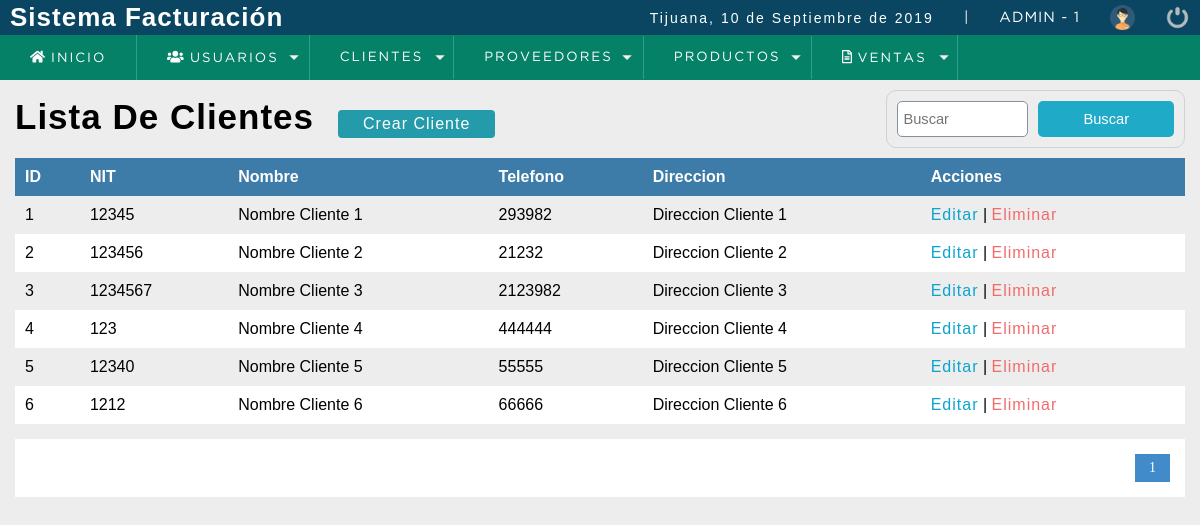
The page /sistema/lista_clientes.php (signed in) on the database its author committed.
### tables this page shows
CREATE TABLE `cliente` (
  `idcliente` int(11) NOT NULL,
  `nit` int(11) DEFAULT NULL,
  `nombre` varchar(80) DEFAULT NULL,
  `telefono` int(11) DEFAULT NULL,
  `direccion` text DEFAULT NULL,
   `dateadd` datetime NOT NULL  DEFAULT CURRENT_TIMESTAMP,  
  `usuario_id` int(11) NOT NULL,
  `estatus` tinyint DEFAULT 1      
);

### sistema/includes/functions.php (called while the page is built, shortened)
<?php
	function fechaC(){
		$mes = array("","Enero",
					  "Febrero",
					  "Marzo",
					  "Abril",
					  "Mayo",
					  "Junio",
					  "Julio",
					  "Agosto",
					  "Septiembre",
					  "Octubre",
					  "Noviembre",
					  "Diciembre");
		return date('d')." de ". $mes[date('n')] . " de " . date('Y');
	}
 ?>

### sistema/lista_clientes.php (the view, shortened to what this page needs)
<?php
  include "../conexion.php"
?>
<!DOCTYPE html>
<html lang="en">
<head>
	<?php include "includes/script.php"; ?>
</head>
<body>
	<?php include "includes/header.php"; ?>
	<section id="container">
    <h1>Lista De Clientes</h1>
    <a href = "registro_cliente.php" class = "btn_new">Crear Cliente</a>
    <form action="buscar_cliente.php" method="get" class = "form_search">
      <input type="text" name = "busqueda" id="busqueda" placeholder ="Buscar">
      <input type="submit" value = "Buscar" class = "btn_search">
    </form>
    <table>
      <tr>
        <th>ID</th>
        <th>NIT</th>
        <th>Nombre</th>
        <th>Telefono</th>
        <th>Direccion</th>
        <th>Acciones</th>
      </tr>
      <?php
        $sql_registe = mysqli_query($conexion,"SELECT COUNT(*) AS total_registro FROM cliente WHERE  estatus = 1");
        $result_register = mysqli_fetch_array($sql_registe);
        $total_registro = $result_register['total_registro'];
        $por_pagina = 8;
        if(empty($_GET['pagina']))
        {
          $pagina = 1;
        }
        else
        {
          $pagina = $_GET['pagina'];
        }
        $desde = ($pagina-1)*$por_pagina;
        $total_paginas = ceil($total_registro/$por_pagina);
        $query = mysqli_query($conexion,"SELECT * FROM cliente WHERE estatus = 1  ORDER BY nombre ASC LIMIT $desde,$por_pagina");
        $result = mysqli_num_rows($query);
        if ($result > 0)
        {
          while ($data = mysqli_fetch_array($query))
          {
            if ($data["nit"] == 0)
            {
              $nit = 'C/F';
            }
            else
            {
              $nit = $data["nit"];
            }
      ?>
            <tr>
              <td><?php echo $data['idcliente']; ?></td>
              <td><?php echo $nit; ?></td>
              <td><?php echo $data['nombre']; ?></td>
              <td><?php echo $data['telefono']; ?></td>
              <td><?php echo $data['direccion']; ?></td>
              <td>
                <a class ="link_edit" href = "editar_cliente.php?id=<?php echo $data['idcliente']; ?>">Editar</a>
                |
                <?php if ($_SESSION['rol'] == 1 || $_SESSION['rol'] == 2)  { ?>
                  <a class = "link_delete"  href = "eliminar_confirmar_cliente.php?id=<?php echo $data['idcliente']; ?>">Eliminar</a>
                <?php } ?>
              </td>
            </tr>
      <?php
          }
        }
      ?>
    </table>
    <div class = "paginador">
        <ul>
        <?php
            for ($i=1;$i<=$total_paginas;$i++)
            {
              if ($i == $pagina)
              {
                echo '<li class="pageSelected">'.$i.'</li>';
              }
              else
              {
                echo '<li><a href="?pagina='.$i.'">'.$i.'</a></li>';
              }
            }
        ?>
        </ul>
    </div>
	</section>
</body>
</html>

### sistema/includes/script.php (shortened to what this page needs)
<link rel="stylesheet" type="text/css" href="css/style.css">
<?php include "functions.php";  ?>

### sistema/includes/header.php (shortened to what this page needs)
<header>
		<div class="header">
			<h1>Sistema Facturación</h1>
			<div class="optionsBar">
				<p>Tijuana, <?php echo fechaC();?></p>
				<span>|</span>
				<span class="user"><?php echo $_SESSION['usuario'].' - '.$_SESSION['rol']; ?></span>
				<img class="photouser" src="img/user.png" alt="Usuario">
				<a href="salir.php"><img class="close" src="img/salir.png" alt="Salir del sistema" title="Salir"></a>
			</div>
		</div>
    <?php include "nav.php"; ?>
</header>

### sistema/includes/nav.php (shortened to what this page needs)
<nav>
			<ul>
				<li><a href="index.php"><i class="fas fa-home"></i> Inicio</a></li>
				<?php
					if ($_SESSION['rol'] == 1)
					{
				?>
				<li class="principal">
					<a href="#"><i class="fas fa-users"></i> Usuarios</a>
				</li>
				<?php
					}
				?>
				<li class="principal">
					<a href="#">Clientes</a>
				</li>
				<?php if ($_SESSION['rol'] == 1 || $_SESSION['rol'] == 2)	{?>
				<li class="principal">
					<a href="#">Proveedores</a>
				</li>
				<?php }  ?>
					<li class="principal">
						<a href="#">Productos</a>
					</li>
				<li class="principal">
					<a href="#"><i class="far fa-file-alt"></i> Ventas</a>
				</li>
			</ul>
		</nav>

### sistema/css/style.css (style rules this page uses)
* { margin: 0; padding: 0; box-sizing: border-box; }
body { background: #ededed; }
h1, h2, h3, h4, h5, h6 { font-family: 'arial'; font-weight: bold; letter-spacing: 1px; }
h1 { font-size: 26px; }
p { font-family: 'arial'; letter-spacing: 2px; font-size: 14px; line-height: 20px; }
a { text-decoration: none; font-family: arial; letter-spacing: 1px; }
span { font-family: 'GothamBook'; letter-spacing: 1px; font-size: 14px; line-height: 20px; }
header { position: fixed; width: 100%; }
.header { color: #FFF; background: #0a4661; height: 35px; display: -webkit-flex; display: -moz-flex; display: -ms-flex; display: -o-flex; display: flex; justify-content: space-between; align-items: center; padding: 10px; }
.optionsBar { display: -webkit-flex; display: -moz-flex; display: -ms-flex; display: -o-flex; display: flex; justify-content: center; align-items: center; }
.optionsBar span { color: #FFF; font-size: 11pt; font-family: 'GothamBook'; text-transform: uppercase; margin-left: 30px; }
.photouser { margin-left: 30px; width: 25px; height: 25px; }
.close { width: 25px; height: 25px; }
.optionsBar a { display: -webkit-flex; display: -moz-flex; display: -ms-flex; display: -o-flex; display: flex; margin-left: 30px; }
nav ul { background: #058167; list-style: none; display: -webkit-flex; display: -moz-flex; display: -ms-flex; display: -o-flex; display: flex; justify-content: left; align-items: center; }
nav ul > li a { position: relative; }
nav a { color: #FFF; display: block; font-size: 10pt; font-family: 'GothamBook'; padding: 15px 30px; text-transform: uppercase; letter-spacing: 2px; transition: background .5s; border-right: 1px solid #319B8F; }
nav .principal > a { background: url(../images/arrow_bottom.png) no-repeat; background-position-x: 0%; background-position-y: 0%; background-size: auto auto; background-position: 94% center; background-size: 10px; }
#container { padding: 90px 15px 15px; }
form { background:#FFF; margin:auto; padding:20px 50px; border: 1px solid #d1d1d1; }
input,select { display:block; width: 100%; font-size:11pt; padding:5px; border:1px solid #85929e; border-radius:5px; }
#container h1 { font-size:35px; display:inline-block; }
.btn_new { display:inline-block; background:#239baa; color:#FFF; padding:5px 25px; border-radius:4px; margin:20px; }
table { border-collapse:collapse; font-size:12pt; font-family:'arial'; width:100%; }
table th { text-align:left; padding:10px; background:#3d7ba8; color:#FFF; }
table tr:nth-child(odd) { background:#FFF; }
table td { padding:10px; }
.link_edit { color:#0ca4ce; }
.link_delete { color:#f26b6b; }
.paginador ul { padding:15px; list-style:none; background:#FFF; margin-top:15px; display:-webkit-flex; display:-moz-flex; display:-ms-flex; display:-o-flex; display:flex; justify-content:flex-end; }
.paginador a, .pageSelected { color:#428bca; border:1px solid #ddd; padding:5px; display:inline-block; font-size:14px; text-align:center; width:35px; }
.pageSelected { color:#FFF; background:#428bca; border:1px solid #428bca; }
.form_search { display:-webkit-flex; display:-moz-flex; display:-ms-flex; display:-o-flex; display:flex; float:right; background:initial; padding:10px; border-radius:10px; }
.form_search .btn_search { background:#1faac8; color:#FFF; padding:10px; border:0; cursor:pointer; margin-left:10px; display:-webkit-flex; display:-moz-flex; display:-ms-flex; display:-o-flex; display:flex; border-radius:5px; }

### rows shown on the page
cliente: idcliente "1", nit "12345", nombre "Nombre Cliente 1", telefono "293982", direccion "Direccion Cliente 1"
cliente: idcliente "2", nit "123456", nombre "Nombre Cliente 2", telefono "21232", direccion "Direccion Cliente 2"
cliente: idcliente "3", nit "1234567", nombre "Nombre Cliente 3", telefono "2123982", direccion "Direccion Cliente 3"
cliente: idcliente "4", nit "123", nombre "Nombre Cliente 4", telefono "444444", direccion "Direccion Cliente 4"
cliente: idcliente "5", nit "12340", nombre "Nombre Cliente 5", telefono "55555", direccion "Direccion Cliente 5"
cliente: idcliente "6", nit "1212", nombre "Nombre Cliente 6", telefono "66666", direccion "Direccion Cliente 6"

### other values the page prints
fechaC() "10 de Septiembre de 2019"
$_SESSION['usuario'] "ADMIN"
$_SESSION['rol'] "1"
